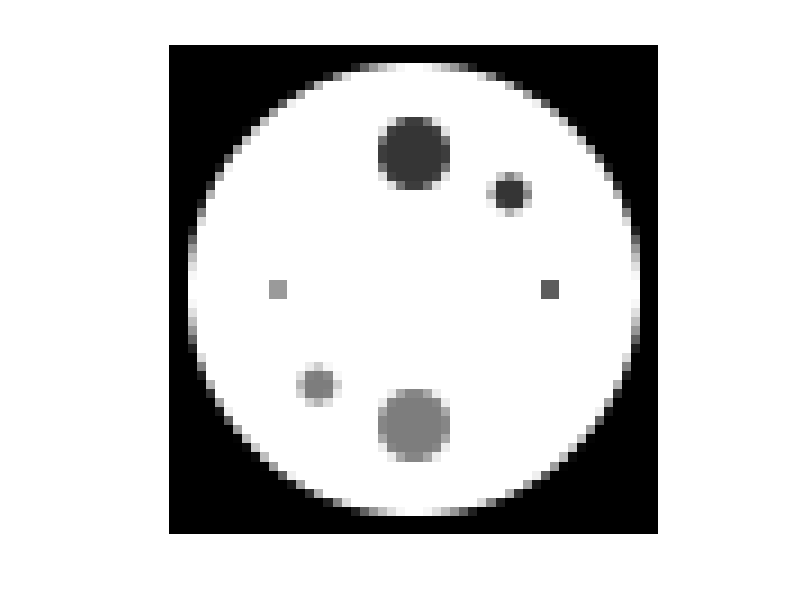

Write MATLAB code to recreate this figure.
load AdiposeXRDGT;
load CancerXRDGT;
load GlanXRDGT;
Phantom = zeros(200,540,540);
Mask = zeros(540,540); PixelSize=0.1;
AdiposeXRD=AdiposeXRD(2:2:400);
GlanXRD=GlanXRD(2:2:400);
CancerXRD=CancerXRD(2:2:400);

PositionX=([1:540]'-270.5)*PixelSize;
PositionY=([1:540]-270.5)*PixelSize;

%AdiposeBK
CenterAdiX = 0;
CenterAdiY = 0;
SizeR = 25;
Mask(find((PositionX-CenterAdiX).^2+(PositionY-CenterAdiY).^2<=SizeR.^2))=2;


%Carcinoma
CenterCancerX = -15;
CenterCancerY = 0;
SizeR = 4;
Mask(find((PositionX-CenterCancerX).^2+(PositionY-CenterCancerY).^2<=SizeR.^2))=3;
imshow(Mask,[])
%Carcinoma
CenterCancerX = -15*cos(45/180*pi);
CenterCancerY = 15*sin(45/180*pi);
SizeR = 2;
Mask(find((PositionX-CenterCancerX).^2+(PositionY-CenterCancerY).^2<=SizeR.^2))=3;
imshow(Mask,[])
%Carcinoma
CenterCancerX = -15*cos(90/180*pi);
CenterCancerY = 15*sin(90/180*pi);
SizeR = 1;
Mask(find((PositionX-CenterCancerX).^2+(PositionY-CenterCancerY).^2<=SizeR.^2))=3;
imshow(Mask,[])

%Glandular
CenterCancerX = -15*cos(pi);
CenterCancerY = 15*sin(pi);
SizeR = 4;
Mask(find((PositionX-CenterCancerX).^2+(PositionY-CenterCancerY).^2<=SizeR.^2))=4;
imshow(Mask,[])
%Carcinoma
CenterCancerX = -15*cos(225/180*pi);
CenterCancerY = 15*sin(225/180*pi);
SizeR = 2;
Mask(find((PositionX-CenterCancerX).^2+(PositionY-CenterCancerY).^2<=SizeR.^2))=4;
imshow(Mask,[])
%Carcinoma
CenterCancerX = -15*cos(270/180*pi);
CenterCancerY = 15*sin(270/180*pi);
SizeR = 1;
Mask(find((PositionX-CenterCancerX).^2+(PositionY-CenterCancerY).^2<=SizeR.^2))=4;
imshow(Mask,[])

Phantom=reshape(Phantom,200,540*540);
Phantom(:,find(Mask(:)==2))=repmat(AdiposeXRD,1,numel(find(Mask(:)==2)));
Phantom(:,find(Mask(:)==3))=repmat(CancerXRD,1,numel(find(Mask(:)==3)));
Phantom(:,find(Mask(:)==4))=repmat(GlanXRD,1,numel(find(Mask(:)==4)));
Phantom=reshape(Phantom,200,540,540);
imshow(reshape(Phantom(80,:,:),540,540),[]);
Phantom54=zeros(200,54,54);

for x=1:10
    for y=1:10
        Phantom54=Phantom54+Phantom(:,x:10:end,y:10:end)/100;
    end
end
imshow(reshape(Phantom54(56,:,:),54,54),[]);
Phantom=Phantom54;
Phantom(:,27:28,12:13)=repmat(GlanXRD,1,2,2);
Phantom(:,27:28,42:43)=repmat(CancerXRD,1,2,2);
save Phantom Phantom

